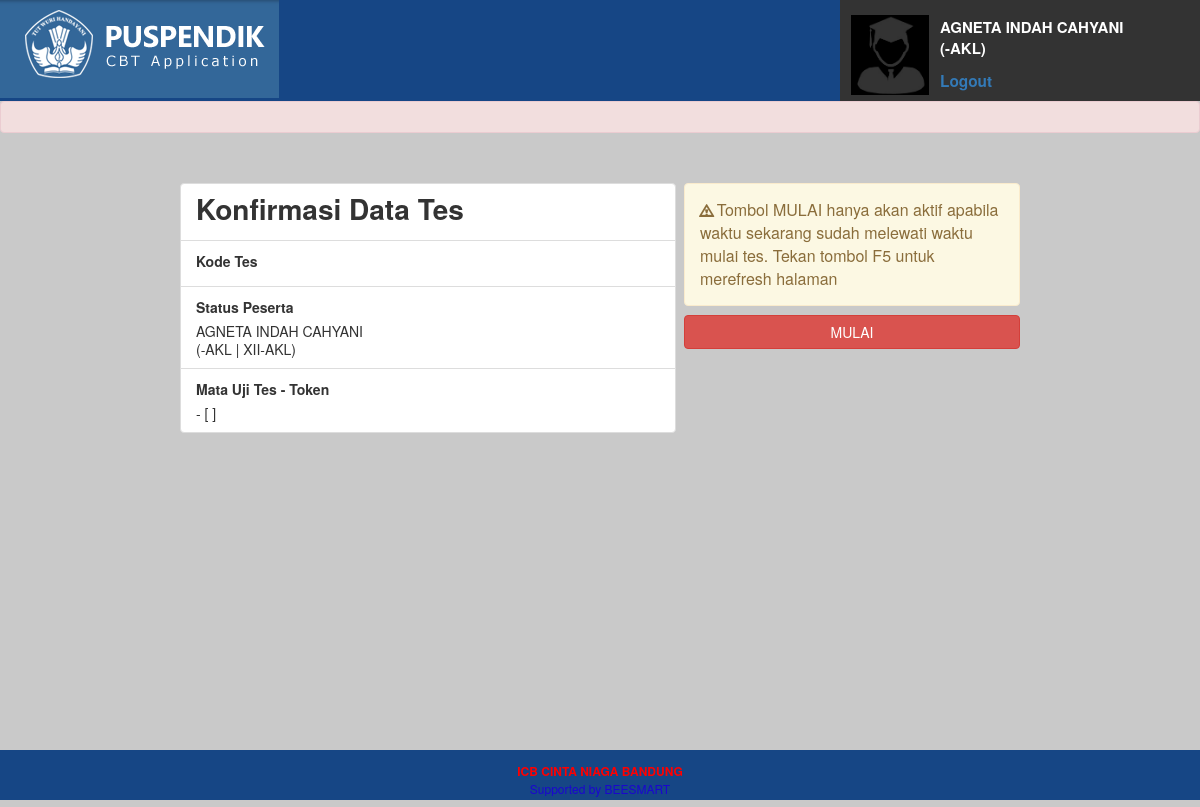
Page /mulai.php?KodeNik=K0201013600001 on the committed database.
### tables this page shows
CREATE TABLE `cbt_admin` (
  `Urut` int(11) NOT NULL,
  `XSekolah` varchar(250) NOT NULL,
  `XTingkat` varchar(3) NOT NULL,
  `XIp` varchar(15) NOT NULL,
  `XAlamat` text NOT NULL,
  `XKec` varchar(50) NOT NULL,
  `XKab` varchar(50) NOT NULL,
  `XProp` varchar(50) NOT NULL,
  `XTelp` varchar(20) NOT NULL,
  `XFax` varchar(20) NOT NULL,
  `XEmail` varchar(250) NOT NULL,
  `XWeb` varchar(200) NOT NULL,
  `XLogo` text NOT NULL,
  `XBanner` varchar(250) NOT NULL,
  `XKepSek` varchar(100) NOT NULL,
  `XAdmin` varchar(100) NOT NULL,
  `XPicAdmin` varchar(250) NOT NULL,
  `XWarna` varchar(10) NOT NULL,
  `XStatus` varchar(1) NOT NULL,
  `XKodeSekolah` varchar(50) NOT NULL,
  `XNIPKepsek` varchar(30) NOT NULL,
  `XNIPAdmin` varchar(30) NOT NULL,
  `XLogin` varchar(50) NOT NULL,
  `XH1` varchar(50) NOT NULL,
  `XH3` varchar(30) NOT NULL,
  `XH2` varchar(50) NOT NULL,
  `XFolderPusat` tinytext NOT NULL COMMENT 'jika folder besmart3 diubah',
  `XLoginUtama` varchar(50) NOT NULL,
  `XeLearning` varchar(50) NOT NULL
);

CREATE TABLE `cbt_siswa` (
  `Urut` int(11) NOT NULL,
  `XNomerUjian` varchar(20) NOT NULL,
  `XNIK` varchar(10) NOT NULL,
  `XKodeJurusan` varchar(10) NOT NULL,
  `XNamaSiswa` varchar(255) NOT NULL,
  `XKodeKelas` varchar(10) NOT NULL,
  `XKodeLevel` varchar(10) NOT NULL,
  `XJenisKelamin` varchar(1) NOT NULL,
  `XPassword` varchar(150) NOT NULL,
  `XFoto` varchar(250) NOT NULL,
  `XAgama` varchar(20) NOT NULL,
  `XSetId` varchar(10) NOT NULL,
  `XSesi` varchar(11) NOT NULL,
  `XRuang` varchar(15) NOT NULL,
  `XKodeSekolah` varchar(50) NOT NULL,
  `XPilihan` varchar(50) NOT NULL,
  `XNamaKelas` varchar(40) NOT NULL
);

### mulai.php (the view, shortened to what this page needs)
<?php include "config/server.php";
if(isset($_REQUEST['KodeNik'])){
 $txtuser = str_replace(" ","",$_REQUEST['KodeNik']);
 $sqllogin = mysql_query("SELECT * FROM  `cbt_siswa` WHERE XNomerUjian = '$txtuser'");
 $sis = mysql_fetch_array($sqllogin);
  $val_siswa = $sis['XNamaSiswa'];
  $xkelz = $sis['XKodeKelas'];
  $xjurz = $sis['XKodeJurusan'];
  $poto = $sis['XFoto'];
  $xnamkel = $sis['XNamaKelas'];
  if($poto==''){
	  $gambar="avatar.gif";
  } else{
	  $gambar=$poto;
  }
 $tglujian = date("Y-m-d");
 $xjam1 = date("H:i:s");
 $sqluser = mysql_query("SELECT u.*,m.XNamaMapel FROM `cbt_ujian` u LEFT JOIN cbt_paketsoal p on p.XKodeKelas = u.XKodeKelas and p.XKodeMapel = u.XKodeMapel
left join cbt_mapel m on u.XKodeMapel = m.XKodeMapel WHERE (u.XKodeKelas = '$xkelz' or u.XKodeKelas = 'ALL') and (u.XKodeJurusan = '$xjurz' or u.XKodeJurusan = 'ALL')   and u.XTglUjian = '$tglujian' and u.XJamUjian <= '$xjam1'
and u.XStatusUjian = '1'");
  $s = mysql_fetch_array($sqluser);
  $xkodekelas = $s['XKodeKelas'];
  $xtokenujian = $s['XTokenUjian'];
  $xnamamapel = $s['XNamaMapel'];
}
?>
<!DOCTYPE html>
<html class="no-js" lang="en"><head><meta http-equiv="Content-Type" content="text/html; charset=UTF-8">
<main>
<link href="mesin/css/klien.css" rel="stylesheet">
<link rel="stylesheet" href="mesin/css/bootstrap2.min.css">
<?php
$sql = mysql_query("select * from cbt_admin");
$r = mysql_fetch_array($sql);
?>
<body class="font-medium" style="background-color:#c9c9c9">
<header style="background-color:<?php echo "$r[XWarna]"?> ;">
<div class="group">
    <div class="left" style="background-color:<?php echo "$r[XWarna]"; ?>"><img src="images/<?php echo "$r[XBanner]"; ?>" style=" margin-left:0px;"></a></div>
	<div class="right">	<table width="100%" border="0" cellspacing="5px;" style="margin-top:10px">
							<tr><td rowspan="5" width="100px" align="center"><img src="./fotosiswa/<?php echo "$gambar"; ?>" style=" margin-left:0px; margin-top:5px" class="foto"></td></tr>
							<tr><td><span class="user"><?php echo "$val_siswa <br> ($xkodekelas-$xjurz)"; ?></span></td></tr>
							<tr><td><span class="log"><a href="logout.php">Logout</a><span></td></tr>
						</table>
                        </div>
      	</div>
</header>
<ul>
	<div id="myerror" class="alert alert-danger" role="alert" style=" font-size: 13px; font-style:normal; font-weight:normal; margin-left:-40px; padding-left:30px;">
	</div>
</ul>
<div class="grup" style="width:70%; margin:0 auto; margin-top:50px">
<div class="kiri">
            <form action="puspendik.php" method="post">
                            <div class="list-group-item top-heading">
                                <h1 class="list-group-item-heading page-label">Konfirmasi Data Tes </h1>
                            </div>
                            <div class="list-group-item">
                                <label class="list-group-item-heading">Kode Tes</label>
                            </div>
                            <div class="list-group-item">
                                <label class="list-group-item-heading">Status Peserta</label>
                                <p class="list-group-item-text"><?php echo "$val_siswa"; ?><br><?php echo "($xkodekelas-$xjurz | $xnamkel)"; ?></p>
                            </div>
                            <div class="list-group-item">
                                <label class="list-group-item-heading">Mata Uji Tes  -  Token</label>
                                <p class="list-group-item-text"><?php echo "$xnamamapel"; ?> <?php echo "- [ $xtokenujian ]"; ?></p>
                            </div>
            </form>
</div>
<div class="kanan">
	<div id="myerror" class="alert alert-warning" role="alert" style="font-size: 13px; font-style:normal; font-weight:normal">
    <i class="glyphicon glyphicon-warning-sign"></i>
    <font size="3px">Tombol MULAI hanya akan aktif apabila waktu sekarang sudah melewati waktu mulai tes. Tekan tombol F5 untuk merefresh halaman</font>
    </div><a href=ujian.php><button type="submit" class="btn btn-danger btn-block doblockui">MULAI</button></a>
</div>
</div>
<br>
<br>
<footer style=" width:100%;bottom:0px; background-color:<?php echo "$r[XWarna]"; ?>; position:absolute; margin-top:50px">
    <div class="container" style=" font-size:12px">
        <p><b><span style="color: #ff0000;"><?php echo strtoupper("$r[XSekolah]"); ?> </b><br> <span style="color: #1B06CF;">Supported by BEESMART</span></p>
    </div>
</footer>

### mulai.php (style rules this page uses)
.left { float: left; width: 70%; }
.right { float: right; width: 30%; background-color: #333333; height:101px; color:#FFFFFF; font-size: 13px; font-style:normal; font-weight:normal; }
.user { color:#FFFFFF; font-size: 15px; font-style:normal; font-weight:bold; top:-20px; }
.log { color:#3799c2; font-size: 11px; font-style:normal; font-weight:bold; top:-20px; }
.group:after { content:""; display: table; clear: both; }
.foto { height:80px; }
.kiri { float: left; width: 59%; }
.kanan { float: right; width: 40%; font-size: 13px; font-style:normal; font-weight:normal; }
.grup:after { content:""; display: table; clear: both; }

### rows in the picture
cbt_admin: XBanner (picture)
cbt_siswa: XNamaSiswa "AGNETA INDAH CAHYANI", XKodeJurusan "AKL", XNamaKelas "XII-AKL"
